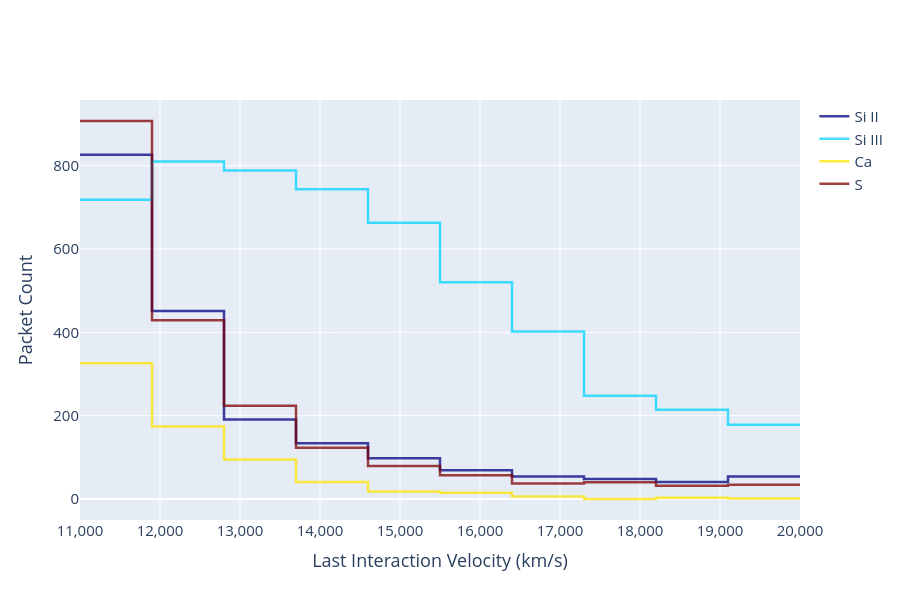

The notebook cell this image was saved under:
### Markdown cell above
### Plotting a specific number of bins
You can regroup the bins with broader widths within the same velocity range using `num_bins`.

### Code cell
plotter.generate_plot_ply(species_list = ["Si I-III", "Ca", "S"], num_bins=10)

### Figure 1 — Plotly figure (JSON) as saved in the notebook; plotly's stock layout.template omitted (floating-point values rounded to 4 significant figures)
{"data": [{"line": {"color": "rgb(0, 0, 127)", "shape": "hv", "width": 2.5}, "mode": "lines", "name": "Si II", "opacity": 0.75, "type": "scatter", "x": [11000.0, 11900.0, 11900.0, 12800.0, 12800.0, 13700.0, 13700.0, 14600.0, 14600.0, 15500.0, 15500.0, 16400.0, 16400.0, 17300.0, 17300.0, 18200.0, 18200.0, 19100.0, 19100.0, 20000.0], "y": [826, 826, 451, 451, 191, 191, 134, 134, 98, 98, 69, 69, 54, 54, 48, 48, 41, 41, 54, 54]}, {"line": {"color": "rgb(0, 212, 255)", "shape": "hv", "width": 2.5}, "mode": "lines", "name": "Si III", "opacity": 0.75, "type": "scatter", "x": [11000.0, 11900.0, 11900.0, 12800.0, 12800.0, 13700.0, 13700.0, 14600.0, 14600.0, 15500.0, 15500.0, 16400.0, 16400.0, 17300.0, 17300.0, 18200.0, 18200.0, 19100.0, 19100.0, 20000.0], "y": [718, 718, 810, 810, 788, 788, 743, 743, 663, 663, 520, 520, 402, 402, 248, 248, 214, 214, 178, 178]}, {"line": {"color": "rgb(255, 229, 0)", "shape": "hv", "width": 2.5}, "mode": "lines", "name": "Ca", "opacity": 0.75, "type": "scatter", "x": [11000.0, 11900.0, 11900.0, 12800.0, 12800.0, 13700.0, 13700.0, 14600.0, 14600.0, 15500.0, 15500.0, 16400.0, 16400.0, 17300.0, 17300.0, 18200.0, 18200.0, 19100.0, 19100.0, 20000.0], "y": [326, 326, 174, 174, 95, 95, 41, 41, 18, 18, 15, 15, 6, 6, 0, 0, 3, 3, 1, 1]}, {"line": {"color": "rgb(127, 0, 0)", "shape": "hv", "width": 2.5}, "mode": "lines", "name": "S", "opacity": 0.75, "type": "scatter", "x": [11000.0, 11900.0, 11900.0, 12800.0, 12800.0, 13700.0, 13700.0, 14600.0, 14600.0, 15500.0, 15500.0, 16400.0, 16400.0, 17300.0, 17300.0, 18200.0, 18200.0, 19100.0, 19100.0, 20000.0], "y": [907, 907, 429, 429, 224, 224, 123, 123, 79, 79, 57, 57, 37, 37, 40, 40, 32, 32, 34, 34]}], "layout": {"font": {"size": 15}, "height": 600, "xaxis": {"exponentformat": "none", "title": {"text": "Last Interaction Velocity (km/s)"}}, "yaxis": {"exponentformat": "e", "title": {"text": "Packet Count"}}}}
